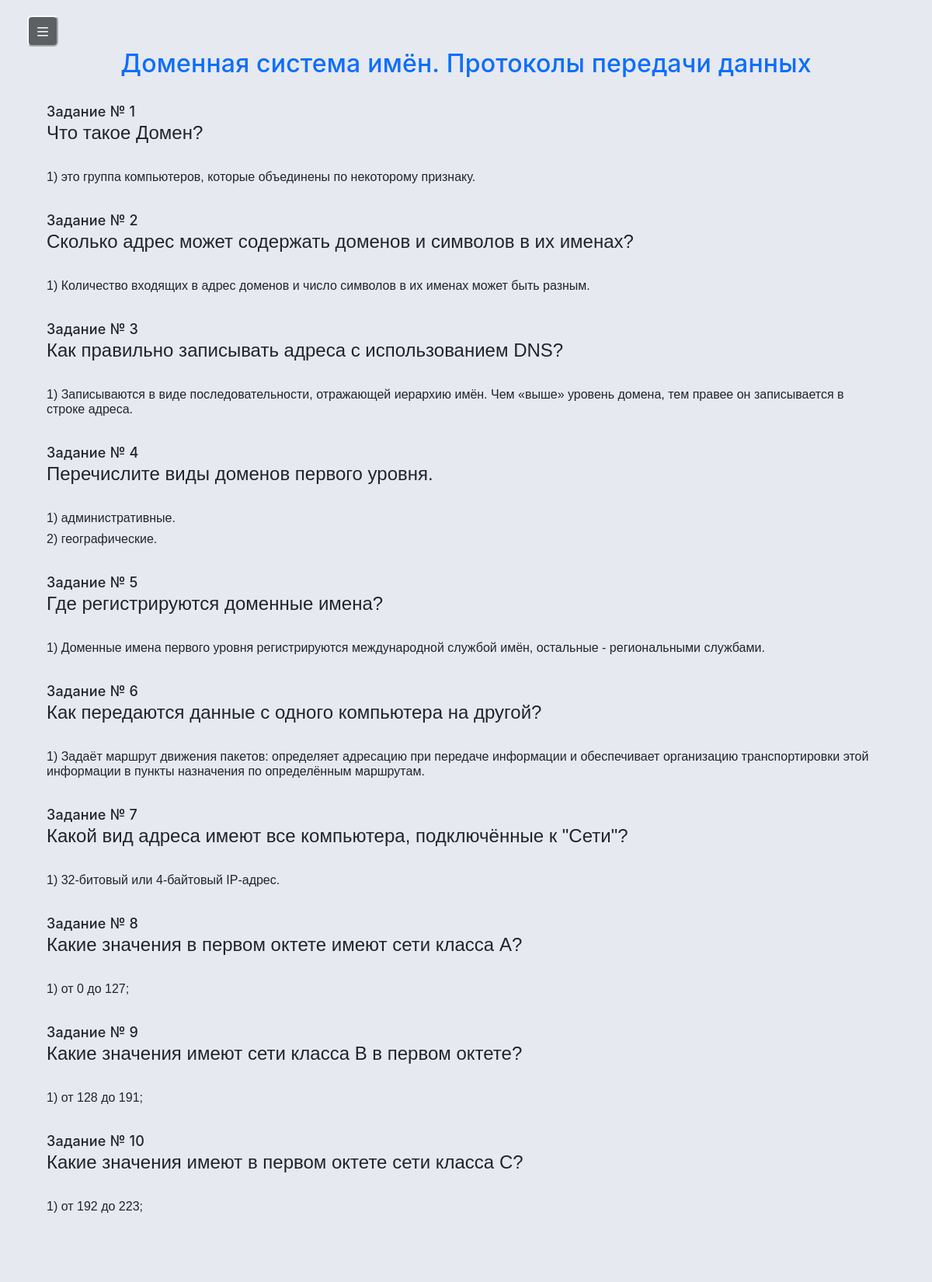
Page /class/11/tests/all_tests (upper part) on the committed database.
### data/theme_questions.py (models this page shows)
class ThemeQuestions(SqlAlchemyBase):
    __tablename__ = 'theme_questions'
    id = sqlalchemy.Column(sqlalchemy.Integer, primary_key=True, autoincrement=True)
    name = sqlalchemy.Column(sqlalchemy.String)
    class_id = sqlalchemy.Column(sqlalchemy.Integer, sqlalchemy.ForeignKey('training_class.id'))
    training_class = relationship('TrainingClass')

### data/questions.py (models this page shows)
class Question(SqlAlchemyBase):
    __tablename__ = 'question'
    id = sqlalchemy.Column(sqlalchemy.Integer, primary_key=True, autoincrement=True)
    question = sqlalchemy.Column(sqlalchemy.String)
    theme_id = sqlalchemy.Column(sqlalchemy.Integer, sqlalchemy.ForeignKey('theme_questions.id'))
    theme = relationship('ThemeQuestions')

### data/answer_questions.py (models this page shows)
class AnswerQuestion(SqlAlchemyBase):
    __tablename__ = 'answer'
    id = sqlalchemy.Column(sqlalchemy.Integer, primary_key=True, autoincrement=True)
    answer = sqlalchemy.Column(sqlalchemy.String)
    question_id = sqlalchemy.Column(sqlalchemy.Integer, sqlalchemy.ForeignKey('question.id'))
    question = sqlalchemy.orm.relationship('Question')

### tools/routes.py (the view)
@app.route('/class/<class_name>/tests/all_tests')
def show_all_test(class_name):
    all_lst_questions = []
    with create_session() as session:
        train_class = chech_class(class_name)
        themes = session.query(ThemeQuestions).filter(ThemeQuestions.class_id == train_class.id)
    for theme in themes:
        lst_questions = get_answer_and_questions(theme)
        all_lst_questions.append(lst_questions)
    return render_template('show_all_test.html', title=f'Все ответы на {class_name} класс',
                           all_lst_questions=all_lst_questions, class_name=class_name)

### data/db_session.py (called while the page is built)
def create_session() -> Session:
    global __factory
    return __factory()

### tools/routes.py (called while the page is built)
def chech_class(class_name):
    with create_session() as session:
        train_class = session.query(TrainingClass).filter(TrainingClass.name == class_name).first()
    if not train_class:
        raise NotFound()
    return train_class

def get_answer_and_questions(theme):
    with create_session() as session:
        questions = session.query(Question).filter(Question.theme_id == theme.id)
        lst_questions = [theme.name]
        for question in questions:
            que_que = question.question.splitlines()
            que = [que_que[0], que_que[1:]]
            answ = session.query(AnswerQuestion).filter(AnswerQuestion.question_id == question.id).all()
            que += [[x.answer for x in answ]]
            lst_questions.append(que)
    return lst_questions

### tools/templates/show_all_test.html (shortened to what this page needs)
{% extends "base.html" %}
{% block content %}
    {% for questions in all_lst_questions %}
        {% include 'one_show_test.html' %}
    {% endfor %}
{% endblock %}

### tools/templates/one_show_test.html (shortened to what this page needs)
<div style="padding: 5%">
    <div align="center" class="div-title-theme">
        <a href="/class/{{ class_name }}" class="a-title-theme">{{ questions[0] }}</a>
    </div>
    {% for que in questions[1:] %}
        <a><br>Задание № {{ loop.index }}</a>
        <h4>{{ que[0] }}</h4>
        <div style="display: flex; flex-wrap: wrap; gap: 10px; align-items: flex-end;">
            <br>
        </div>
        {% for answer in que[2] %}
            <h6>{{ loop.index }}) {{ answer }}</h6>
        {% endfor %}
    {% endfor %}
</div>

### tools/static/css/style.css (style rules this page uses)
body { font-family: sans-serif; }
html { scroll-behavior: smooth; }
a { font-family: Inter, Arial !important; font-weight: 500; font-style: normal; font-size: 18px; line-height: 140%; letter-spacing: 0.2px; text-decoration: none; }
div { letter-spacing: 0; }
.a-title-theme { font-size: 2rem; text-decoration: none; " }

### rows in the picture
ThemeQuestions: name "Доменная система имён. Протоколы передачи данных"
Question: question "Что такое Домен?"
AnswerQuestion: answer "это группа компьютеров, которые объединены по некоторому признаку."
Question: question "Сколько адрес может содержать доменов и символов в их именах?"
AnswerQuestion: answer "Количество входящих в адрес доменов и число символов в их именах может быть разным."
Question: question "Как правильно записывать адреса с использованием DNS?"
AnswerQuestion: answer "Записываются в виде последовательности, отражающей иерархию имён. Чем «выше» уровень домена, тем правее он записывается в строке адреса."
Question: question "Перечислите виды доменов первого уровня."
AnswerQuestion: answer "административные."
AnswerQuestion: answer "географические."
Question: question "Где регистрируются доменные имена?"
AnswerQuestion: answer "Доменные имена первого уровня регистрируются международной службой имён, остальные - региональными службами."
Question: question "Как передаются данные с одного компьютера на другой?"
AnswerQuestion: answer "Задаёт маршрут движения пакетов: определяет адресацию при передаче информации и обеспечивает организацию транспортировки этой информации в пункты назначения по определённым маршрутам."
Question: question "Какой вид адреса имеют все компьютера, подключённые к \"Сети\"?"
AnswerQuestion: answer "32-битовый или 4-байтовый IP-адрес."
Question: question "Какие значения в первом октете имеют сети класса А?"
AnswerQuestion: answer "от 0 до 127;"
Question: question "Какие значения имеют сети класса В в первом октете?"
AnswerQuestion: answer "от 128 до 191;"
Question: question "Какие значения имеют в первом октете сети класса С?"
AnswerQuestion: answer "от 192 до 223;"
